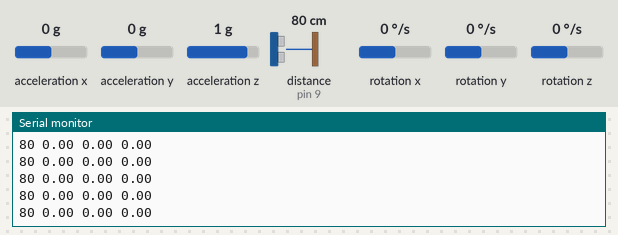
Bench run of a sketch on a simulated Arduino Uno, built with avr-gcc and run on an emulated ATmega328P. On the bench: the last lines printed to the serial monitor. Wiring (inferred from the names in the program): ultrasonic range finder: trigger pin 8; echo pin 9. Inputs (shaded band) come from the test bench; at power-on: distance to the obstacle (sensor on pin 9) 80 cm, rotation x 0 °/s, rotation y 0 °/s, rotation z 0 °/s, acceleration x 0 g, acceleration y 0 g, acceleration z 1 g. The echo pulse lasts 58.3 µs per cm.

Above: at 1.2 s.
1.3 s: distance to the obstacle (sensor on pin 9) set to 2 cm
At 1.37 s:
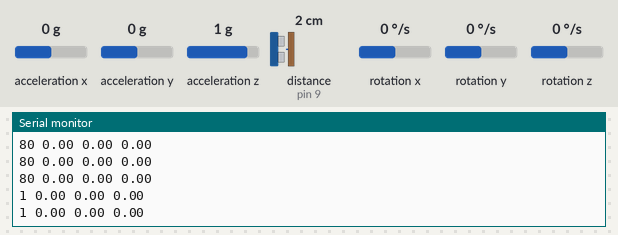
2.8 s: rotation x set to -192 °/s
At 2.82 s:
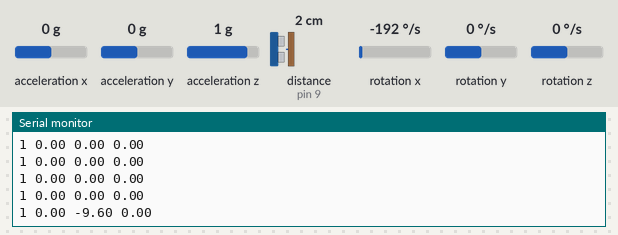
4.3 s: rotation y set to -192 °/s
At 4.32 s:
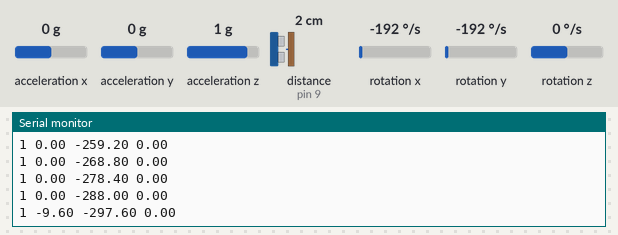
5.8 s: rotation z set to -192 °/s
At 5.82 s:
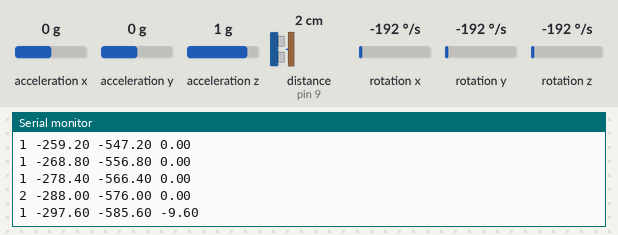
7.3 s: distance to the obstacle (sensor on pin 9) set to 4 cm
At 7.32 s:
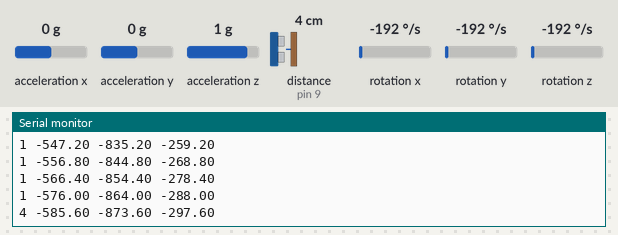
Timing chart, 0 to 9.8 s (numbered marks = the images above; inputs shaded):
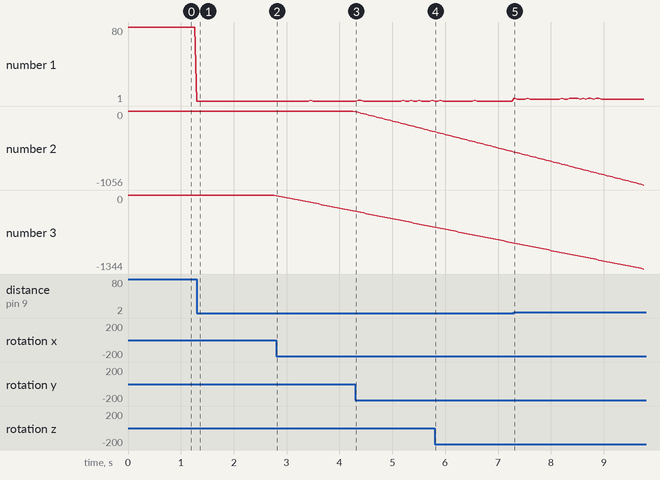

Measured:
- after the input at 1.3 s, the serial monitor: prints a new line at once (image 1)
- after the input at 2.8 s, the serial monitor: prints a new line at once (image 2)
- after the input at 4.3 s, the serial monitor: prints a new line at once (image 3)
- plotted number 1: 80 → 1 after the input at 1.3 s
- plotted number 3: 0 → -288 after the input at 2.8 s

The sketch:

scanner_angle.ino
```cpp
#include <Wire.h>
#include <MPU6050.h>

MPU6050 mpu;

// Timers
unsigned long timer = 0;
float timeStep = 0.05;

// Pitch, Roll and Yaw values
float pitch = 0;
float roll = 0;
float yaw = 0;

const int pingPin = 8; // Trigger Pin of Ultrasonic Sensor
const int echoPin = 9; // Echo Pin of Ultrasonic Sensor

void setup() {
  Serial.begin(115200);

  // Initialize MPU6050
  while(!mpu.begin(MPU6050_SCALE_2000DPS, MPU6050_RANGE_2G)) {
    Serial.println("Could not find a valid MPU6050 sensor, check wiring!");
    delay(500);
  }
  // Calibrate gyroscope. The calibration must be at rest.
  // If you don't want calibrate, comment this line.
  mpu.calibrateGyro();
  // Set threshold sensivty. Default 3.
  // If you don't want use threshold, comment this line or set 0.
  mpu.setThreshold(3);
}

void loop() {
  timer = millis();

  long duration, inches, cm;
  pinMode(pingPin, OUTPUT);
  digitalWrite(pingPin, LOW);
  delayMicroseconds(2);
  digitalWrite(pingPin, HIGH);
  delayMicroseconds(10);
  digitalWrite(pingPin, LOW);
  pinMode(echoPin, INPUT);
  duration = pulseIn(echoPin, HIGH);
  cm = microsecondsToCentimeters(duration);


  // Read normalized values
  Vector norm = mpu.readNormalizeGyro();
  // Calculate Pitch, Roll and Yaw
  pitch = pitch + norm.YAxis * timeStep;
  roll = roll + norm.XAxis * timeStep;
  yaw = yaw + norm.ZAxis * timeStep;

  Serial.println(String(cm) + " " + String(pitch) + " " + String(roll) + " " + String(yaw));

  /*
  Serial.println(cm);
  Serial.println("x");
  Serial.println(pitch);
  Serial.println("x");
  Serial.println(roll);
  Serial.println("x");
  Serial.println(yaw);
  */

  //Serial.println("this is a long test message. 1o23iu21o3ui1293123pj");


  // Wait to full timeStep period
  delay(max((timeStep*1000) - (millis() - timer), 0));

}

long microsecondsToCentimeters(long microseconds) {
   return microseconds / 29 / 2;
}
```
